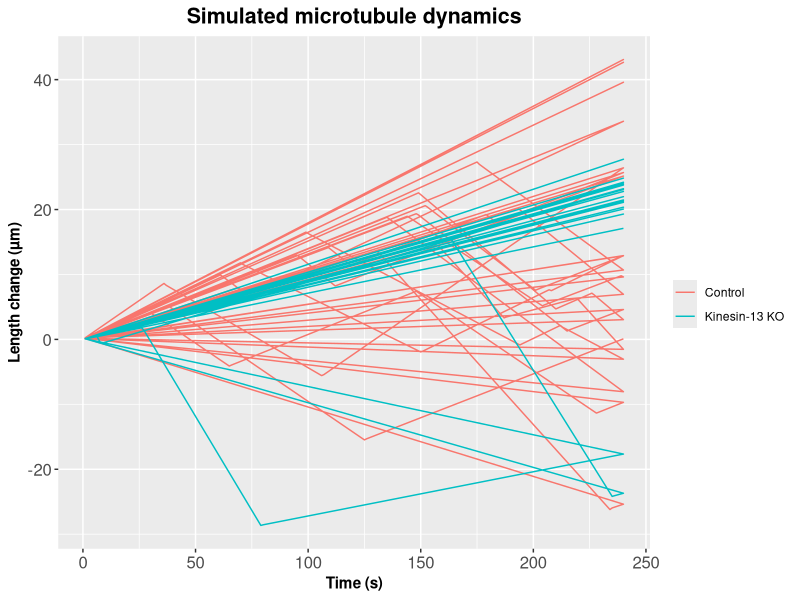

Generate this figure with R: (Note: a time limit stopped this script after it produced the figure.)
## ---- chunk 1
library(tidyverse)
## ---- chunk 2

rlnorm2 <- function(n=1, mean, sd) {
  sdlog <- sqrt(log((sd/mean)^2 + 1))
  meanlog <- log(mean) - (sdlog^2) / 2
  rlnorm(n, meanlog = meanlog, sdlog = sdlog)
}
## ---- chunk 3
growth_rate <- function(mean, sd){
  rlnorm2(n=1, mean, sd)
  }# µm/sec
shrinkage_rate <- function(mean, sd){
  rlnorm2(n=1, mean, sd)
  }# µm/sec
## ---- chunk 4
make_instability <- function(time,
                             catastrophe_freq, 
                             rescue_freq,
                             mean_gr, sd_gr,
                             mean_sr, sd_sr){
  
  l <- list(
    time_s = 1:time,
    state = rep(NA, time),
    velocity = rep(NA, time)
    )
  
  
  ## Make random numbers for growth and shrinkage rate
  gr_init <- growth_rate(mean = mean_gr, sd = sd_gr)
  sr_init <- shrinkage_rate(mean = mean_sr, sd = sd_sr)
  
  # Start with growth
  l$state[[1]] <- "growth"
  l$velocity[[1]] <- gr_init
  
  
  
  for (i in 2:time){
  
    gr <- gr_init
    sr <- sr_init
    
    if (l$state[[i-1]] == "growth") {
      
      l$state[[i]] <- sample(x = c("growth", "shrinkage"), 
                           size = 1, 
                           replace= TRUE, 
                           prob = c(1-catastrophe_freq, catastrophe_freq)
                           )
      # Make a new random number when the phase (shrinkage to growth) is changed.
      sr <- shrinkage_rate(mean = mean_sr, sd = sd_sr) 
      l$velocity[[i]] <- ifelse(l$state[[i]] == "growth", gr, -sr)
      
    }else{
    
      l$state[[i]] <- sample(x = c("growth", "shrinkage"), 
                         size = 1,
                         replace = TRUE,
                         prob = c(rescue_freq, 1-rescue_freq)
                         )
      # Make a new random number when the phase (shrinkage to growth) is changed.
      gr <- growth_rate(mean = mean_gr, sd = sd_gr)
      l$velocity[[i]] <- ifelse(l$state[[i]] == "growth", gr, -sr)
    }
  }
  return(as_tibble(l))
}
## ---- chunk 5
sim_nMT <- function(group_name = group_name,
                    time,
                    cat_freq,
                    res_freq,
                    mean_gr, sd_gr,
                    mean_sr, sd_sr){
    
  make_instability(
                 time = time,
                 catastrophe_freq = cat_freq,
                 rescue_freq = res_freq,
                 mean_gr = mean_gr, sd_gr = sd_gr,
                 mean_sr = mean_sr, sd_sr = sd_sr
                 ) %>% 
    mutate(
      group = group_name,
      length = accumulate(.$velocity, .f = `+`)
      )
}
## ---- chunk 6
param <- tibble(
  group_name = c("Control", "Kinesin-13 KO"),
  time = rep(240, length(group_name)), # time duration 240 s, 4 min
  cat_freq = c(0.0093, 0.0022),
  res_freq = c(0.017, 0.036),
  mean_gr = c(0.15, 0.09),
  sd_gr =  c(0.03, 0.01),
  mean_sr = c(0.25, 0.43),
  sd_sr = c(0.06, 0.11)
  )
## ---- chunk 7
MT_track <-function(data, nMT){
  map(1:nMT, 
      ~data %>% 
        pmap(sim_nMT) %>% 
        map_dfr(bind_rows) %>% 
        mutate(MT_id = ..1)
      ) %>% 
    map_dfr(bind_rows)
}
## ---- chunk 8
set.seed(123)
g <- 
  MT_track(data = param, nMT = 20) %>% 
  ggplot(aes(x = time_s, y = length, color = group)) + 
  geom_path()+
  theme(axis.text=element_text(size=12)) + 
  labs(x = "Time (s)", y = "Length change (µm)", color = "") + 
  ggtitle("Simulated microtubule dynamics")+
  theme(axis.title.x=element_text(lineheight=.9,family="Helvetica",face="bold"),
        axis.title.y=element_text(lineheight=.9,family="Helvetica",face="bold"),
        plot.title=element_text(size=rel(1.4), lineheight=.9,family="Helvetica",face="bold", 
                                hjust = 0.5))


g
## ---- chunk 9
set.seed(123)
df <- 
  MT_track(data = param, nMT = 4000) %>%
  group_by(group, MT_id) %>% 
  summarise(mean_length = mean(length),
            final_length = last(length))
## ---- chunk 10
df %>% 
  group_by(group) %>% 
  summarise(
    mean_mean_length = mean(mean_length),
    mean_final_length = mean(final_length)
            )
## ---- chunk 11
df %>% 
  ggplot(aes(x = group,  y = mean_length)) + 
  ggbeeswarm::geom_quasirandom() + 
  theme(axis.text=element_text(size=12)) + 
  labs(x = "", y = "Mean length change (µm)", color = "") + 
  ggtitle("Simulated mean microtubule length change in 4 min")+
  theme(axis.title.x=element_text(lineheight=.9,family="Helvetica",face="bold"),
        axis.title.y=element_text(lineheight=.9,family="Helvetica",face="bold"),
        plot.title=element_text(size=rel(1.4), lineheight=.9,family="Helvetica",face="bold", 
                                hjust = 0.5)) + 
  ylim(c(-22, 22)) # removed 3 outliers in 4000 to make it easy to see
## ---- chunk 12
df %>% 
  ggplot(aes(x = group,  y = final_length)) + 
  ggbeeswarm::geom_quasirandom()+
  labs(x = "", y = "Length change (µm)", color = "") + 
  ggtitle("Simulated microtubule length change in 4 min")+
  theme(axis.text=element_text(size=12)) + 
  theme(axis.title.x=element_text(lineheight=.9,family="Helvetica",face="bold"),
        axis.title.y=element_text(lineheight=.9,family="Helvetica",face="bold"),
        plot.title=element_text(size=rel(1.4), lineheight=.9,family="Helvetica",face="bold", 
                                hjust = 0.5)) + 
  ylim(c(-30, 40)) # removed 6 outliers in 4000 to make it easy to see
## ---- chunk 13
df_spread <- 
  df %>%
  select(-mean_length) %>% 
  spread(key = group, 
         value = final_length) %>% 
  mutate(bool = Control >`Kinesin-13 KO`,
         difference = Control-`Kinesin-13 KO`)
## ---- chunk 14
df_spread %>%
  gather(key = group, value = len, Control, `Kinesin-13 KO`) %>% 
  ggplot(aes(x = "", y = difference))+
  ggbeeswarm::geom_quasirandom()
## ---- chunk 15
df_spread %>%
  summarise(prob = mean(bool), mean_diff = mean(difference))
## ---- chunk 16
sampling_test <- function(size, df){
  sample_n(df, size = size, replace = FALSE) %>% 
    summarise_at(vars(bool, difference), mean) %>% 
    rename(prob = bool, mean_diff = difference) %>% 
    mutate(n = size)
}
## ---- chunk 17
n <- df_spread %>% nrow()
set.seed(123)
sampling_df <- 
  map_df(1:n, 
       ~sampling_test(..1, df = df_spread))
## ---- chunk 18
# Probability
sampling_df %>% 
  ggplot(aes(x = n, y = prob)) + 
  geom_path()
## ---- chunk 19
# Differnce
sampling_df %>% 
  ggplot(aes(x = n, y = mean_diff)) + 
  geom_path()
